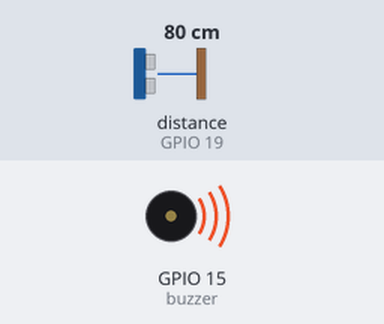
Bench run of a sketch on a simulated ESP32. Parts: buzzer (waves = sounding, pin HIGH). Wiring (inferred from the names in the program): ultrasonic range finder: trigger GPIO 17; echo GPIO 19. The test bench sets the inputs (shaded band); at power-on: distance to the obstacle (sensor on GPIO 19) 80 cm. The echo pulse lasts 58.3 µs per cm; WiFi joins after 1.5 s; servers stay silent unless stated; uploads are accepted with an empty reply; pins used as bus, display or sensor lines are not drawn; what the sketch prints to the serial monitor is not drawn.

Above: at 2.7 s.
2.8 s: distance to the obstacle (sensor on GPIO 19) set to 9 cm
7.4 s: distance to the obstacle (sensor on GPIO 19) set to 6 cm
At 8.4 s:
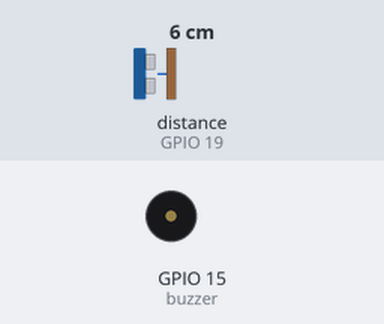
11.8 s: distance to the obstacle (sensor on GPIO 19) set to 18 cm
At 13.1 s:
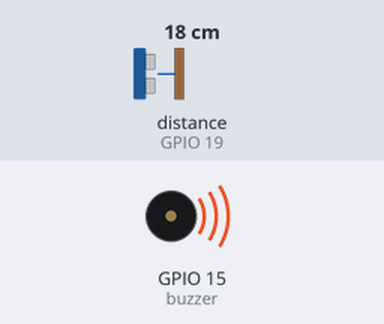
14.7 s: distance to the obstacle (sensor on GPIO 19) set to 2 cm
At 16.0 s:
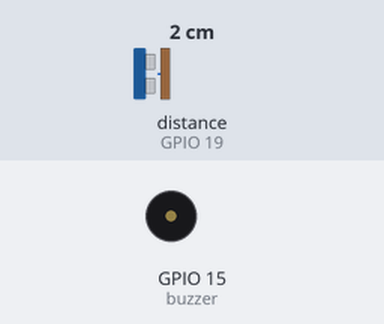
Timing chart, 0 to 17.7 s (numbered marks = the images above; inputs shaded):
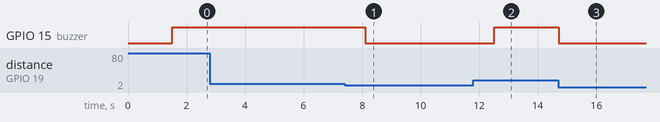

The sketch:

sketch_may30a.ino
```cpp
#include <WiFi.h>
#include<HTTPClient.h>
const char* ssid="";
const char* password="";

String servername="http://";
#define buzzer 15
#define trig 17
#define echo 19

String status;
float distance;
long duration;
void setup(){
  Serial.begin(9600);
  WiFi.begin(ssid,password);
  Serial.print("connecting");
  while(WiFi.status() != WL_CONNECTED){
    Serial.print(".");
    delay(500);

  }
  Serial.print("");
  Serial.print("connected");

  pinMode(buzzer,OUTPUT);
    pinMode(trig,OUTPUT);
      pinMode(echo,INPUT);


}
void loop(){
  digitalWrite(trig,LOW);
  delayMicroseconds(2);
  digitalWrite(trig,HIGH);
  delayMicroseconds(10);
  digitalWrite(trig,LOW);

  duration=pulseIn(echo,HIGH);
  distance=duration*0.034/2/100;
  Serial.print("distance=");
  Serial.print(distance);
  Serial.println("m");

  digitalWrite(buzzer,LOW);

  if(distance <= 4 && distance >0.07){

  digitalWrite(buzzer,HIGH);
  status="DANGER_INCOMING";
   Serial.print("status=");
  Serial.println(status);
  }
  else{
     digitalWrite(buzzer,LOW);
     status="SAFE";
   Serial.print("status=");
  Serial.println(status);

  }
  if(WiFi.status() == WL_CONNECTED){
    HTTPClient http;
    String url=servername+"?distance="+String(distance)+"&status="+status;
    http.begin(url);
    int responsecode=http.GET();
     Serial.print("responsecode=");
  Serial.println(responsecode);
  http.end();

  }

  delay(2000);
}
```

Measured:
- the behaviour switches between 8 and 7 cm on distance to the obstacle (sensor on GPIO 19) (found by bisection; images 0 and 1)
- after the input at 7.4 s, GPIO 15 (buzzer): HIGH → LOW after 0.71 s
- after the input at 11.8 s, GPIO 15 (buzzer): LOW → HIGH after 0.72 s
- after the input at 14.7 s, GPIO 15 (buzzer): HIGH → LOW at once
